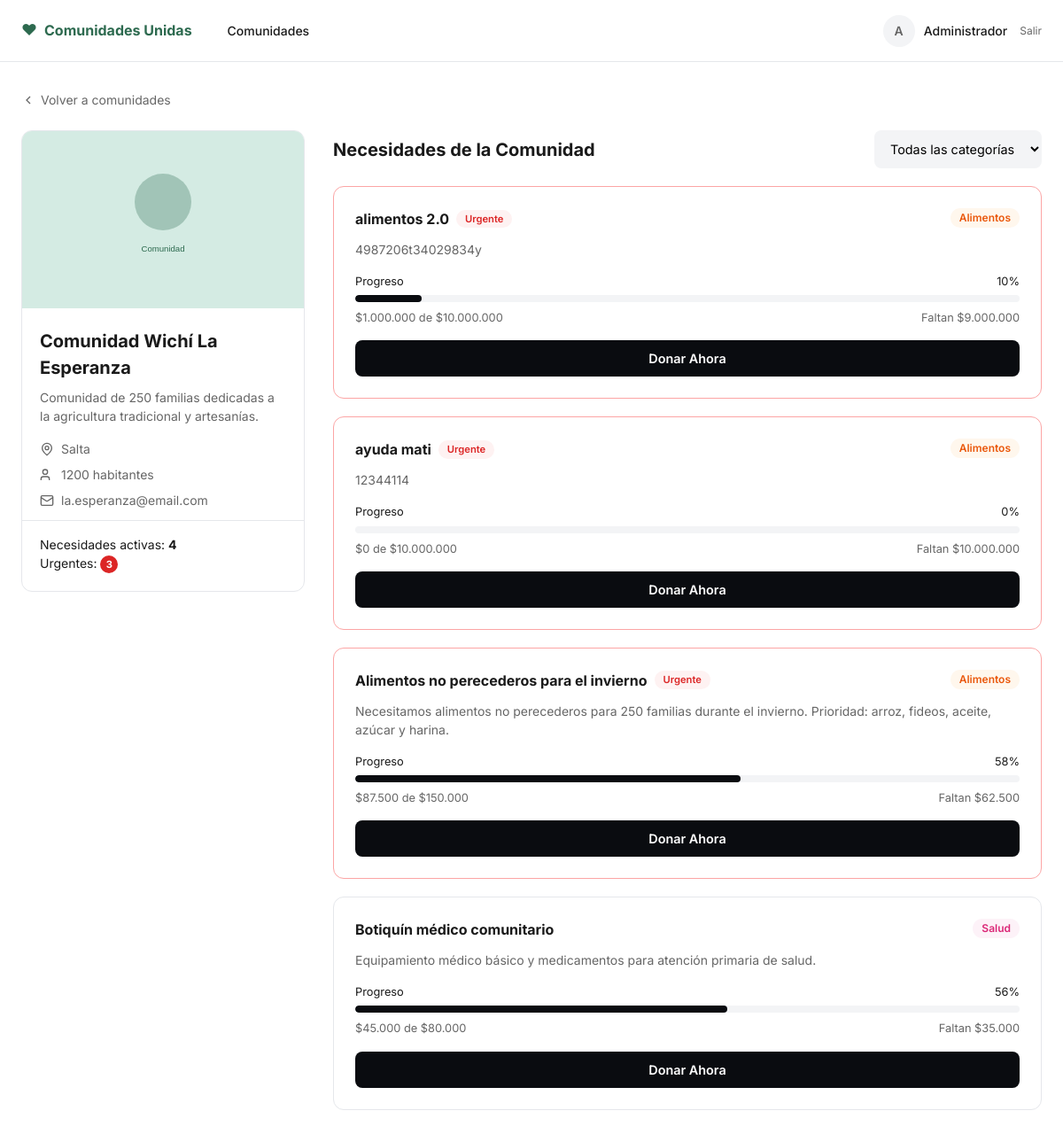
Page /comunidades/2/ (signed in) on the committed database.
### accounts/models.py (models this page shows, shortened)
class User(AbstractUser):
    class AccountType(models.TextChoices):
        DONANTE = 'donante', 'Donante'
        COMUNIDAD = 'comunidad', 'Comunidad'
    display_name = models.CharField('nombre', max_length=150, blank=True)
    account_type = models.CharField(
        'tipo de cuenta',
        max_length=20,
        choices=AccountType.choices,
        default=AccountType.DONANTE,
    )
    class Meta:
        verbose_name = 'usuario'
        verbose_name_plural = 'usuarios'
    def get_display_name(self):
        return self.display_name or self.username
    @property
    def is_community(self):
        return self.account_type == self.AccountType.COMUNIDAD
    @property
    def avatar_initial(self):
        name = self.get_display_name()
        return name[0].upper() if name else 'U'

### communities/models.py (models this page shows, shortened)
class Community(models.Model):
    class Province(models.TextChoices):
        SALTA = 'Salta', 'Salta'
        JUJUY = 'Jujuy', 'Jujuy'
        CHACO = 'Chaco', 'Chaco'
        FORMOSA = 'Formosa', 'Formosa'
    owner = models.OneToOneField(
        settings.AUTH_USER_MODEL,
        on_delete=models.CASCADE,
        related_name='community_profile',
        verbose_name='usuario responsable',
        null=True,
        blank=True,
    )
    name = models.CharField('nombre', max_length=200)
    description = models.TextField('descripción')
    province = models.CharField('provincia', max_length=50, choices=Province.choices)
    population = models.PositiveIntegerField('población')
    email = models.EmailField('email de contacto')
    image = models.ImageField('imagen', upload_to='communities/', blank=True, null=True)
    image_url = models.URLField('URL de imagen', blank=True)
    is_active = models.BooleanField('activa', default=True)
    created_at = models.DateTimeField(auto_now_add=True)
    class Meta:
        verbose_name = 'comunidad'
        verbose_name_plural = 'comunidades'
        ordering = ['name']
    def get_image(self):
        if self.image:
            return self.image.url
        if self.image_url:
            return self.image_url
        return '/static/img/comunidad-default.svg'
    @property
    def active_needs_count(self):
        return self.needs.filter(status=Need.Status.ACTIVE).count()
    @property
    def urgent_needs_count(self):
        return self.needs.filter(status=Need.Status.ACTIVE, is_urgent=True).count()

class Need(models.Model):
    class Category(models.TextChoices):
        ALIMENTOS = 'Alimentos', 'Alimentos'
        SALUD = 'Salud', 'Salud'
        EDUCACION = 'Educación', 'Educación'
        VIVIENDA = 'Vivienda', 'Vivienda'
        OTRO = 'Otro', 'Otro'
    class Status(models.TextChoices):
        ACTIVE = 'activa', 'Activa'
        COMPLETED = 'completada', 'Completada'
        CANCELLED = 'cancelada', 'Cancelada'
    community = models.ForeignKey(
        Community,
        on_delete=models.CASCADE,
        related_name='needs',
        verbose_name='comunidad',
    )
    title = models.CharField('título', max_length=200)
    description = models.TextField('descripción')
    category = models.CharField('categoría', max_length=50, choices=Category.choices)
    target_amount = models.DecimalField('monto objetivo', max_digits=12, decimal_places=2)
    is_urgent = models.BooleanField('urgente', default=False)
    status = models.CharField(
        'estado',
        max_length=20,
        choices=Status.choices,
        default=Status.ACTIVE,
    )
    created_at = models.DateTimeField(auto_now_add=True)
    updated_at = models.DateTimeField(auto_now=True)
    class Meta:
        verbose_name = 'necesidad'
        verbose_name_plural = 'necesidades'
        ordering = ['-is_urgent', '-created_at']
    @property
    def raised_amount(self):
        total = self.donations.aggregate(total=Sum('amount'))['total']
        return total or Decimal('0')
    @property
    def remaining_amount(self):
        return max(self.target_amount - self.raised_amount, Decimal('0'))
    @property
    def progress_percent(self):
        if self.target_amount <= 0:
            return 0
        percent = (self.raised_amount / self.target_amount) * 100
        return min(int(percent), 100)

### communities/views.py (the view)
# urls.py: path('<int:pk>/', views.community_detail, name='detail'),
@login_required
def community_detail(request, pk):
    community = get_object_or_404(Community, pk=pk, is_active=True)
    category = request.GET.get('categoria', '')
    needs = community.needs.filter(status=Need.Status.ACTIVE)
    if category:
        needs = needs.filter(category=category)
    return render(request, 'communities/detail.html', {
        'community': community,
        'needs': needs,
        'category': category,
        'categories': Need.Category.choices,
    })

### templates/communities/detail.html (shortened to what this page needs)
{% extends 'includes/navbar.html' %}
{% load humanize %}
{% block content %}
<main class="page-content">
    <a href="{% url 'communities:list' %}" class="back-link">
        <svg width="16" height="16" viewBox="0 0 24 24" fill="none" stroke="currentColor" stroke-width="2">
            <path d="m15 18-6-6 6-6"/>
        </svg>
        Volver a comunidades
    </a>
    <div class="detail-layout">
        <aside class="community-sidebar">
            <img src="{{ community.get_image }}" alt="{{ community.name }}" class="sidebar-image">
            <h1>{{ community.name }}</h1>
            <p class="sidebar-desc">{{ community.description }}</p>
            <ul class="sidebar-details">
                <li>
                    <svg width="16" height="16" viewBox="0 0 24 24" fill="none" stroke="currentColor" stroke-width="2">
                        <path d="M20 10c0 6-8 12-8 12s-8-6-8-12a8 8 0 0 1 16 0Z"/><circle cx="12" cy="10" r="3"/>
                    </svg>
                    {{ community.province }}
                </li>
                <li>
                    <svg width="16" height="16" viewBox="0 0 24 24" fill="none" stroke="currentColor" stroke-width="2">
                        <path d="M16 21v-2a4 4 0 0 0-4-4H6a4 4 0 0 0-4 4v2"/><circle cx="9" cy="7" r="4"/>
                    </svg>
                    {{ community.population }} habitantes
                </li>
                <li>
                    <svg width="16" height="16" viewBox="0 0 24 24" fill="none" stroke="currentColor" stroke-width="2">
                        <rect width="20" height="16" x="2" y="4" rx="2"/><path d="m22 7-8.97 5.7a1.94 1.94 0 0 1-2.06 0L2 7"/>
                    </svg>
                    {{ community.email }}
                </li>
            </ul>
            <div class="sidebar-stats">
                <p>Necesidades activas: <strong>{{ community.active_needs_count }}</strong></p>
                {% if community.urgent_needs_count %}
                <p>Urgentes: <span class="urgent-badge">{{ community.urgent_needs_count }}</span></p>
                {% endif %}
            </div>
        </aside>
        <section class="needs-section">
            <div class="needs-header">
                <h2>Necesidades de la Comunidad</h2>
                <form method="get">
                    <select name="categoria" class="filter-select" onchange="this.form.submit()">
                        <option value="">Todas las categorías</option>
                    </select>
                </form>
            </div>
            <div class="needs-list">
                {% for need in needs %}
                <article class="need-card {% if need.is_urgent %}need-urgent{% endif %}" data-need-id="{{ need.pk }}">
                    <div class="need-card-header">
                        <div>
                            <h3>
                                {{ need.title }}
                                {% if need.is_urgent %}
                                <span class="badge badge-urgent">Urgente</span>
                                {% endif %}
                            </h3>
                        </div>
                        <span class="badge badge-category badge-{{ need.category|lower }}">{{ need.category }}</span>
                    </div>
                    <p class="need-desc">{{ need.description }}</p>
                    <div class="progress-section">
                        <div class="progress-labels">
                            <span>Progreso</span>
                            <span>{{ need.progress_percent }}%</span>
                        </div>
                        <div class="progress-bar">
                            <div class="progress-fill" style="width: {{ need.progress_percent }}%"></div>
                        </div>
                        <div class="progress-amounts">
                            <span>${{ need.raised_amount|floatformat:0|intcomma }} de ${{ need.target_amount|floatformat:0|intcomma }}</span>
                            <span>Faltan ${{ need.remaining_amount|floatformat:0|intcomma }}</span>
                        </div>
                    </div>
                    {% if need.remaining_amount > 0 %}
                    <button type="button" class="btn btn-primary btn-full btn-donate"
                            data-need-id="{{ need.pk }}"
                            data-need-title="{{ need.title }}"
                            data-community-name="{{ community.name }}"
                            data-remaining="{{ need.remaining_amount|floatformat:0 }}">
                        Donar Ahora
                    </button>
                    {% else %}
                    <button type="button" class="btn btn-secondary btn-full" disabled>Meta alcanzada</button>
                    {% endif %}
                </article>
                {% empty %}
                <div class="empty-state">
                    <p>No hay necesidades activas en esta categoría.</p>
                </div>
                {% endfor %}
            </div>
        </section>
    </div>
</main>
{% endblock %}

### templates/includes/navbar.html (shortened to what this page needs)
{% extends 'base.html' %}
{% block body %}
<header class="navbar">
    <div class="navbar-inner">
        <div class="navbar-left">
            <a href="{% url 'communities:list' %}" class="brand">
                <span class="brand-icon">♥</span>
                Comunidades Unidas
            </a>
            <nav class="nav-links">
                <a href="{% url 'communities:list' %}" class="nav-btn {% if request.resolver_match.url_name == 'list' %}active{% endif %}">Comunidades</a>
            </nav>
        </div>
        {% if user.is_authenticated %}
        <div class="user-menu">
            <div class="user-avatar">{{ user.avatar_initial }}</div>
            <span class="user-name">{{ user.get_display_name }}</span>
            <a href="{% url 'accounts:logout' %}" class="logout-link" title="Cerrar sesión">Salir</a>
        </div>
        {% endif %}
    </div>
</header>
{% block content %}{% endblock %}
{% endblock %}

### rows in the picture
User: avatar_initial "A", get_display_name "Administrador"
Community: get_image (placeholder picture), name "Comunidad Wichí La Esperanza", description "Comunidad de 250 familias dedicadas a la agricultura tradicional y artesanías.", province "Salta", population "1200", email "la.esperanza@email.com", active_needs_count "4", urgent_needs_count "3"
Need: title "alimentos 2.0", is_urgent "Urgente", category "Alimentos", description "4987206t34029834y", progress_percent "10", raised_amount "1.000.000", target_amount "10.000.000", remaining_amount "9.000.000"
Need: title "ayuda mati", is_urgent "Urgente", category "Alimentos", description "12344114", progress_percent "0", raised_amount "0", target_amount "10.000.000", remaining_amount "10.000.000"
Need: title "Alimentos no perecederos para el invierno", is_urgent "Urgente", category "Alimentos", description "Necesitamos alimentos no perecederos para 250 familias durante el invierno. Prioridad: arroz, fideos, aceite, azúcar y harina.", progress_percent "58", raised_amount "87.500", target_amount "150.000", remaining_amount "62.500"
Need: title "Botiquín médico comunitario", category "Salud", description "Equipamiento médico básico y medicamentos para atención primaria de salud.", progress_percent "56", raised_amount "45.000", target_amount "80.000", remaining_amount "35.000"
